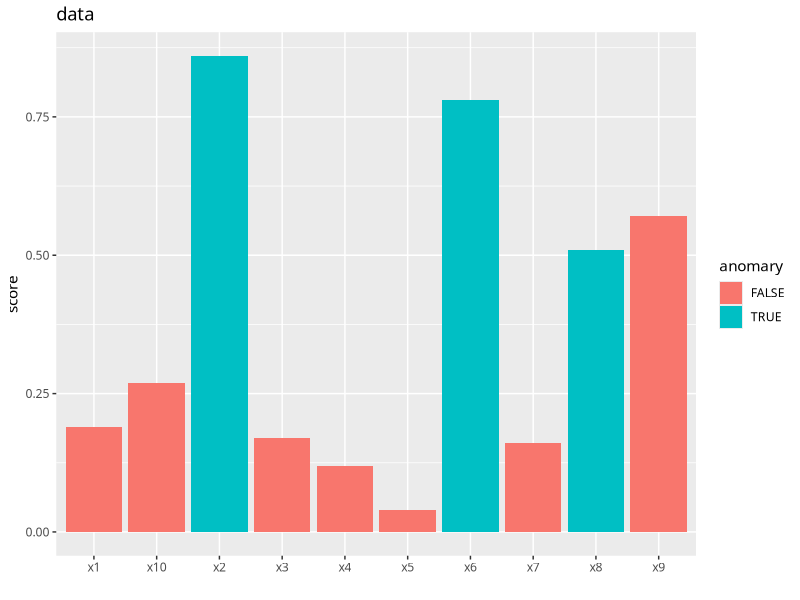
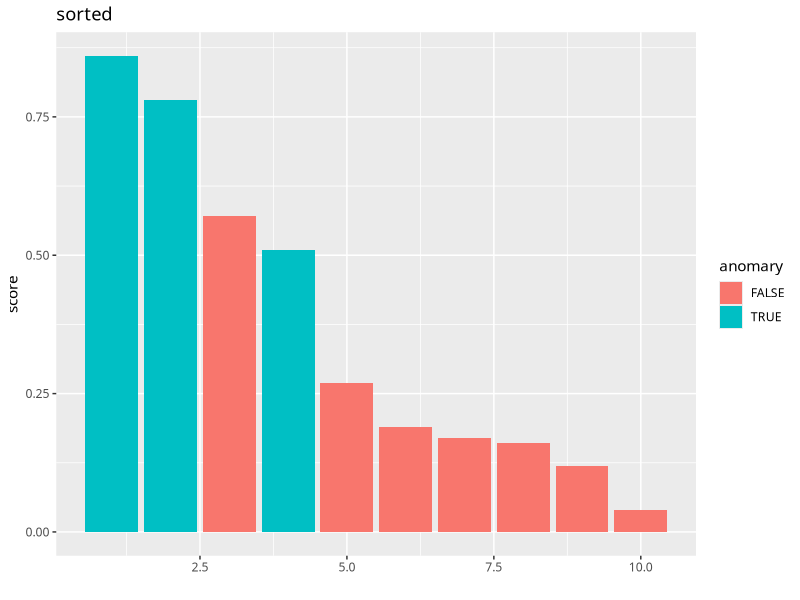
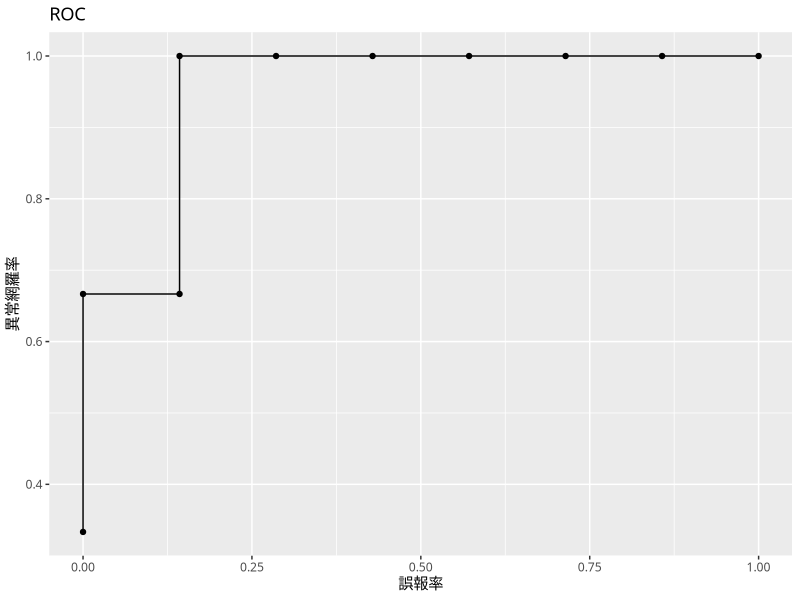
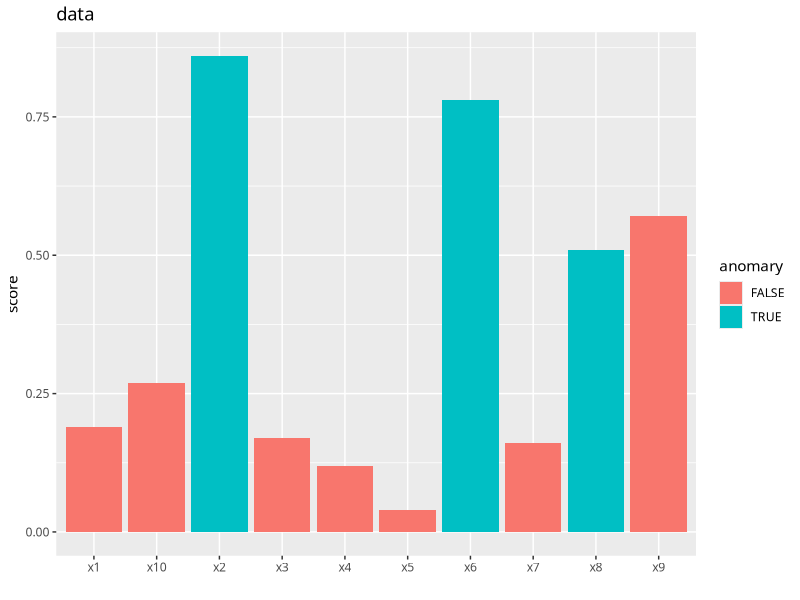
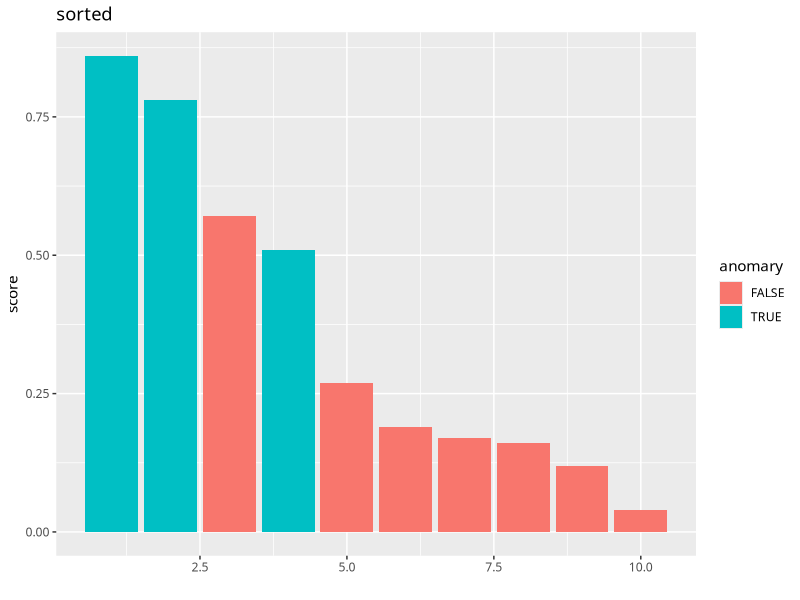
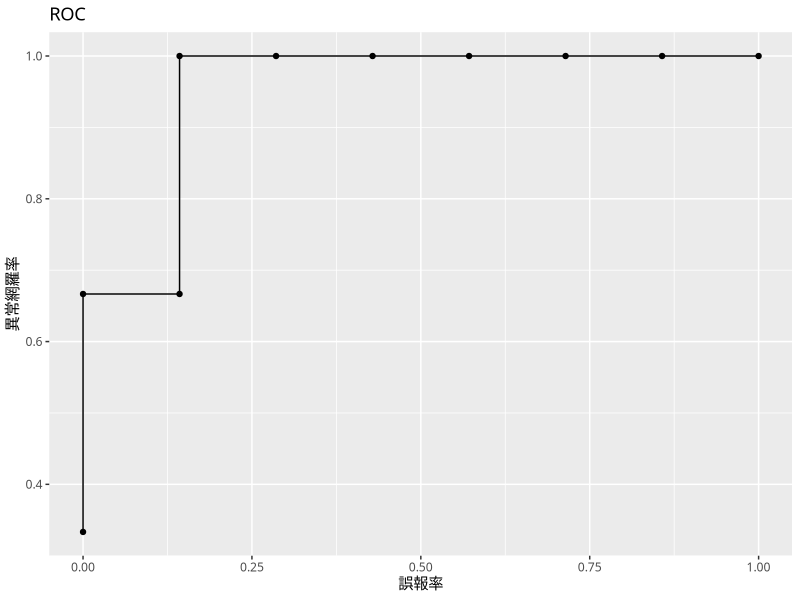

These figures' R source, in order:
require(ggplot2)

# change working directory
theme_set(theme_gray(base_family="HiraMaruProN-W4"))
frame_files <- lapply(sys.frames(), function(x) x$ofile)
frame_files <- Filter(Negate(is.null), frame_files)
setwd(dirname(frame_files[[length(frame_files)]]))

d <- read.csv("data/score.csv", header=T)
head(d)
# name score anomary
# 1   x1  0.19   FALSE
# 2   x2  0.86    TRUE
# 3   x3  0.17   FALSE
# 4   x4  0.12   FALSE
# 5   x5  0.04   FALSE
# 6   x6  0.78    TRUE

p <- ggplot(d,
      aes(
        x=name,
        y=score,
        fill=anomary,
      )
    )
p <- p + geom_bar(stat = "identity") + labs(title="data", x="", y="score")
plot(p)
ggsave("./img/score.png", p)

sorted <- d[order(d$score, decreasing=T),]

p <- ggplot(sorted,
      aes(
        x=c(1:nrow(sorted)),
        y=score,
        fill=anomary,
      )
    )
p <- p + geom_bar(stat = "identity") + labs(title="sorted", x="", y="score")
plot(p)
ggsave("./img/sorted-score.png", p)

# ROC
anomary <- d$anomary
anomary_sorted <- sorted$anomary

n_total <- length(anomary)
n_anom <- sum(anomary)
n_norm <- n_total - n_anom

coverage <- rep(0, n_total)
detection <- rep(1, n_total)

for(i in c(1:n_total)) {
  n_detecedAnom <- sum(anomary_sorted[1:i])
  n_detecedNorm <- (n_total-i) - sum (anomary_sorted[-(1:i)])
  coverage[i] <- n_detecedAnom / n_anom
  detection[i] <- n_detecedNorm / n_norm
}

roc <- data.frame(x=detection, y=coverage)

p <- ggplot(roc,
      aes(
        x=1-x,
        y=y
      )
    )
p <- p + geom_point() + geom_line() + labs(title="ROC", x="誤報率", y="異常網羅率")
plot(p)
ggsave("./img/ROC.png", p)
